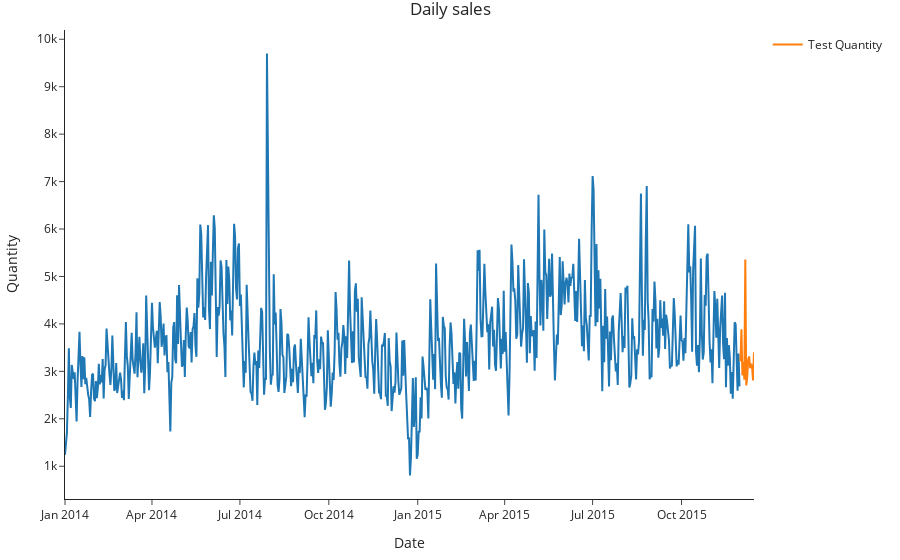

The cell this chart's notebook holds for it:
### Code cell
# fig = px.line(df_orders_train, x=df_orders_train.index, y="quantity", title='Daily sales', template="simple_white")
# fig.add_trace(go.Scatter(x=df_orders_test.index, y=df_orders_test["quantity"], mode='lines', name='Test Quantity'))
# fig.update_layout(title_x=0.5, margin={'l': 30, 'b': 40, 't': 30, 'r': 40}, hovermode='x unified', hoverlabel=dict(bgcolor="white"))
# fig.update_xaxes(title_text="Date")
# fig.update_yaxes(title_text="Quantity")
# fig.show()

### Figure 1 — Plotly figure (JSON) as saved in the notebook; plotly's stock layout.template omitted (floating-point values rounded to 4 significant figures; data arrays with more than 128 entries replaced by an {"elided": "..."} marker saying what was removed)
{"data": [{"hovertemplate": "orderDate=%{x}<br>quantity=%{y}<extra></extra>", "legendgroup": "", "line": {"color": "#1F77B4", "dash": "solid"}, "marker": {"symbol": "circle"}, "mode": "lines", "name": "", "orientation": "v", "showlegend": false, "type": "scatter", "x": {"elided": "699 str values"}, "xaxis": "x", "y": {"elided": "699 int values"}, "yaxis": "y"}, {"mode": "lines", "name": "Test Quantity", "type": "scatter", "x": ["2015-12-01", "2015-12-02", "2015-12-03", "2015-12-04", "2015-12-05", "2015-12-06", "2015-12-07", "2015-12-08", "2015-12-09", "2015-12-10", "2015-12-11", "2015-12-12", "2015-12-13", "2015-12-14", "2015-12-15"], "y": [3211, 3887, 2916, 3198, 2824, 5357, 2703, 2881, 3246, 3315, 3067, 3160, 3108, 2808, 3404]}], "layout": {"hoverlabel": {"bgcolor": "white"}, "hovermode": "x unified", "legend": {"tracegroupgap": 0}, "margin": {"b": 40, "l": 30, "r": 40, "t": 30}, "title": {"text": "Daily sales", "x": 0.5}, "xaxis": {"anchor": "y", "domain": [0, 1], "title": {"text": "Date"}}, "yaxis": {"anchor": "x", "domain": [0, 1], "title": {"text": "Quantity"}}}}
